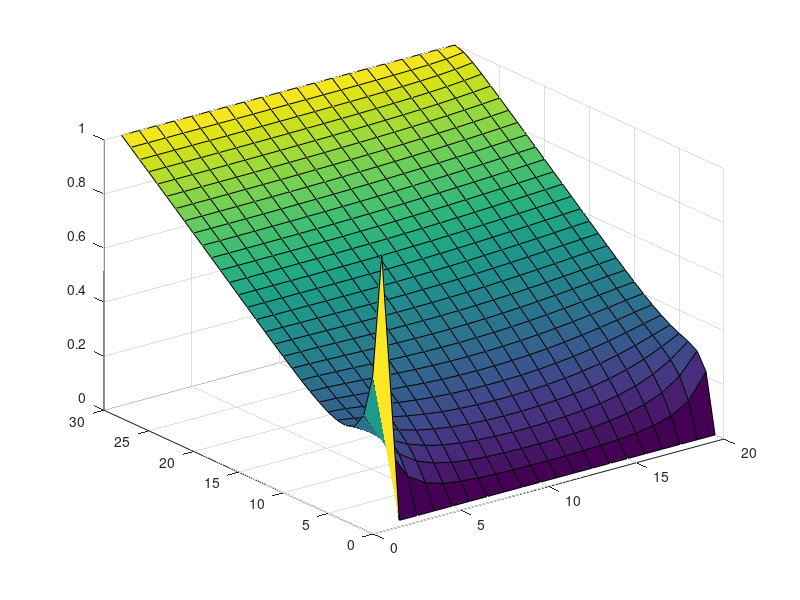

Write MATLAB code to recreate this figure.
%same as part 1 a, except the boundary conditions are slightly changed.
%sets boundary values and empty matrices 
x = 30;
y = 20;

G = sparse(x*y, x*y);
V = zeros(x*y, 1);

%goes through each increment of the canvas grid
for i = 1:x
    for j = 1:y
        %assigns variables to each side of the index node 
        n= j + (i - 1)*y;
        nx1 = j + ((i-1) - 1)*y;
        nx2 = j + ((i+1) - 1)*y;
        ny1 = (j-1) + (i - 1)*y;
        ny2 = (j+1) + (i - 1)*y;
        %sets boundary condition for right edge of canvas(v =0)
        if i == x
            G(n,:) = 0;
            G(n,n) = 1;
            V(n) = 1;
          %sets boundary condition for left edge of canvas(v = Vo)  
        elseif i == 1
            G(n,:) = 0;
            G(n,n) = 1;
            V(1,n) = 1;
            %sets boundary condition for bottom and top edge of canvas
        elseif j == 1 || j == y;
            G(n,n) = -3;
            G(n,nx1) = 1;
            G(n,nx2) = 1;
            G(n,ny2) = 1;
            V(n) = 0;
        else
            %sets condition when not hitting any boundaries
            G(n,n) = -4;
            G(n,nx1) = 1;
            G(n, nx2) = 1;
            G(n, ny1) = 1;
            G(n, ny2) = 1;
        end
    end
end
%sets up surface plot using surface = G\V
S = G\V;
surface = zeros(x,y);

for i = 1:x
    for j = 1:y
        n = j + (i - 1)*y;
        surface(i,j) = S(n);
    end
end
figure(1)
surf(surface);